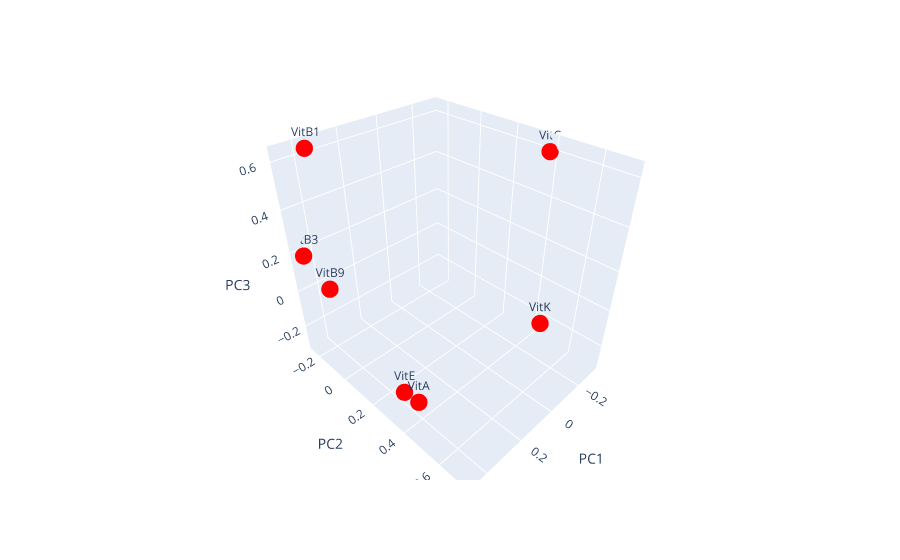

The cell this chart's notebook holds for it:
### Code cell
# 2D loadings plot
loadings_label=df_loadings.index 
fig = px.scatter_3d(df_loadings, x='PC1', y='PC2', z ='PC3', text=loadings_label)
fig.update_traces(marker=dict(color='red', size=6))
fig.show()

### Figure 1 — Plotly figure (JSON) as saved in the notebook; plotly's stock layout.template omitted (floating-point values rounded to 4 significant figures)
{"data": [{"hovertemplate": "PC1=%{x}<br>PC2=%{y}<br>PC3=%{z}<br>index=%{text}<extra></extra>", "legendgroup": "", "marker": {"color": "red", "size": 6, "symbol": "circle"}, "mode": "markers+text", "name": "", "scene": "scene", "showlegend": false, "text": ["VitB9", "VitK", "VitE", "VitB3", "VitB1", "VitC", "VitA"], "type": "scatter3d", "x": [0.474, 0.129, 0.3778, 0.4571, 0.3749, -0.3194, 0.4055], "y": [-0.04576, 0.7184, 0.2608, -0.2498, -0.239, 0.3818, 0.3853], "z": [0.1268, 0.2067, -0.3083, 0.1813, 0.6307, 0.5966, -0.2441]}], "layout": {"legend": {"tracegroupgap": 0}, "margin": {"t": 60}, "scene": {"domain": {"x": [0, 1], "y": [0, 1]}, "xaxis": {"title": {"text": "PC1"}}, "yaxis": {"title": {"text": "PC2"}}, "zaxis": {"title": {"text": "PC3"}}}}}
